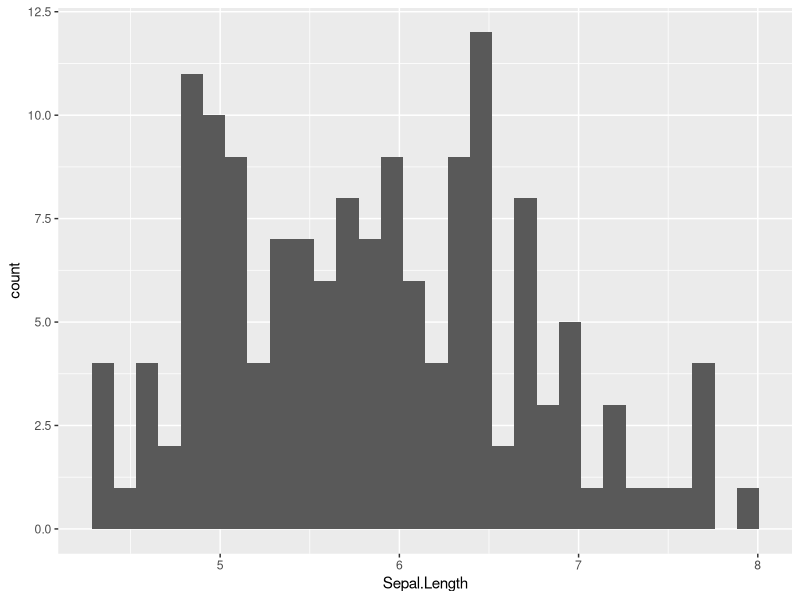
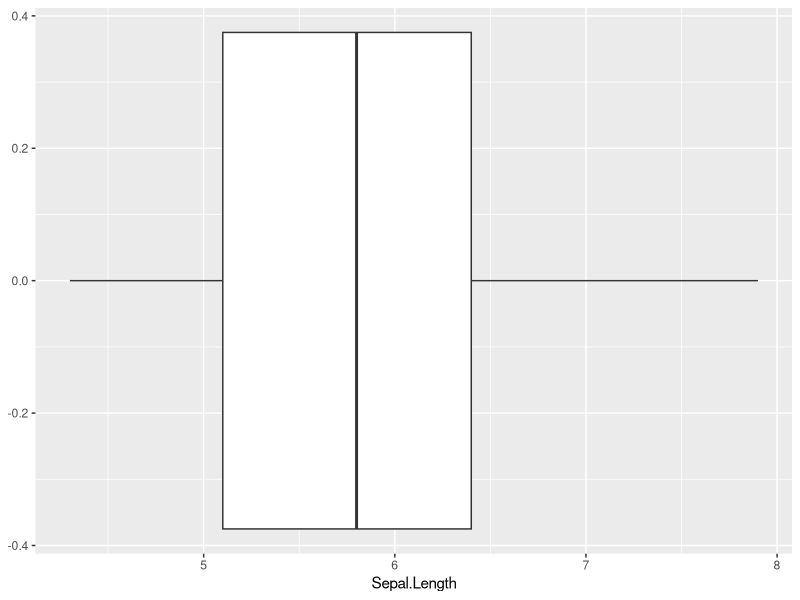
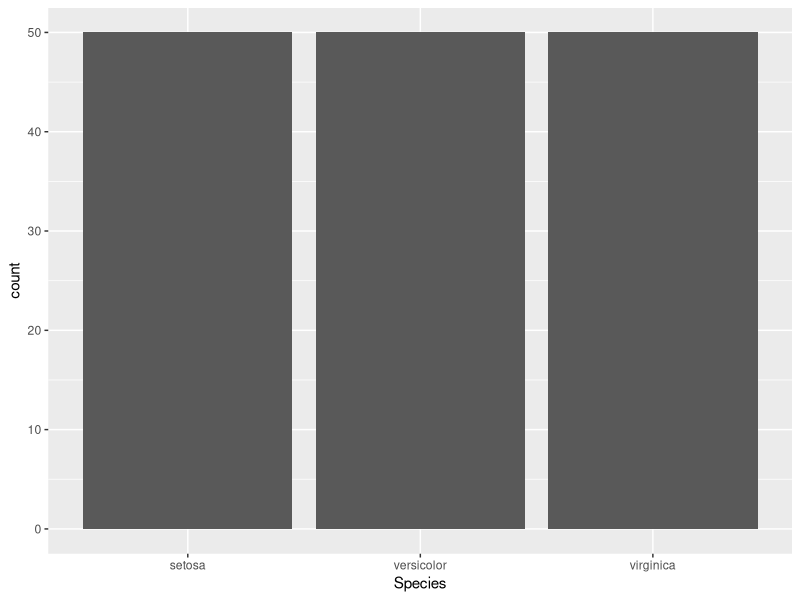
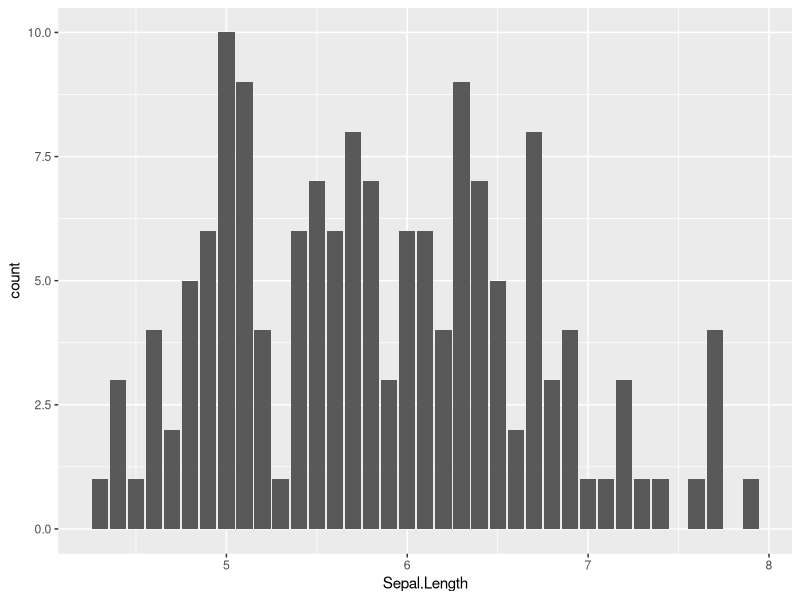
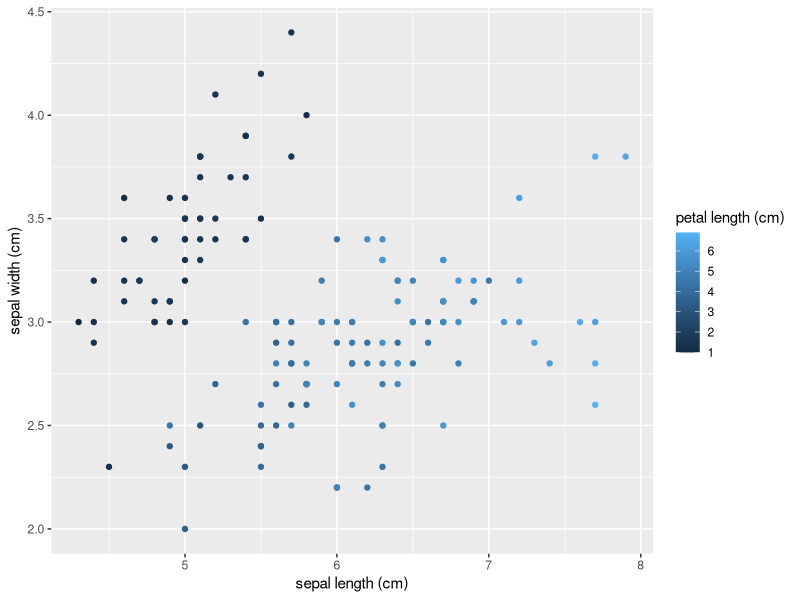
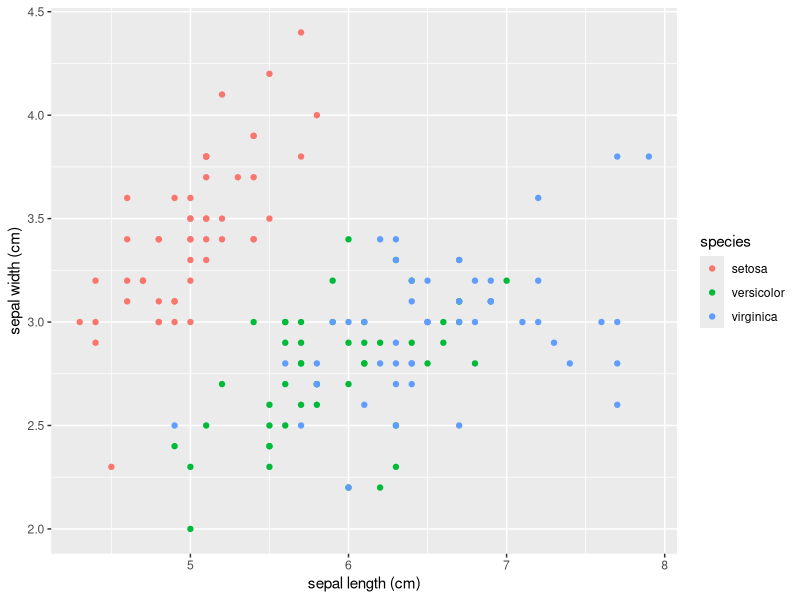
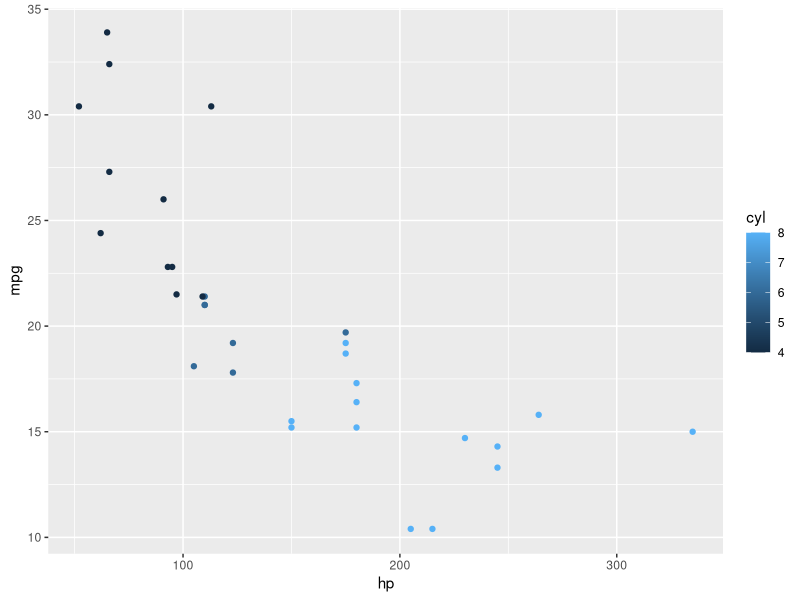
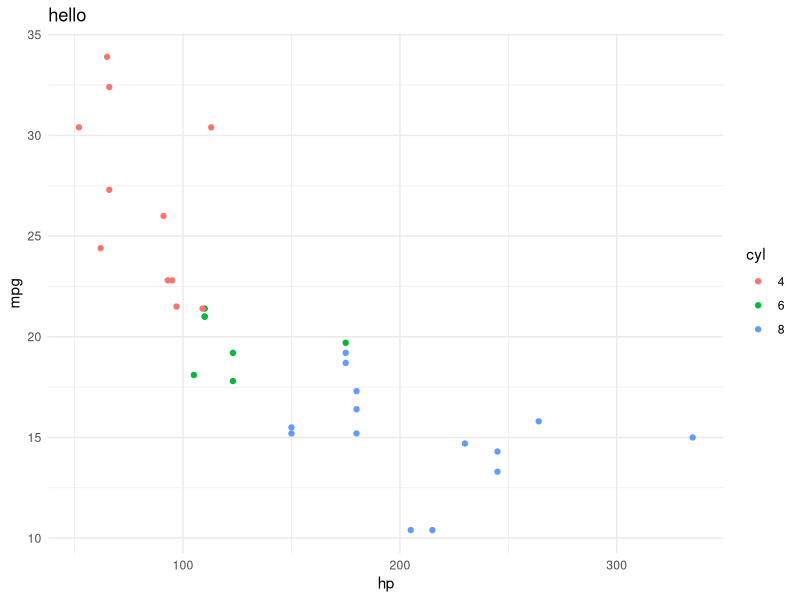

Here is the R script that generated these plots, in order:
library(tidyverse)

# Load iris dataset
df <- iris


ggplot(df, mapping = aes(x = Sepal.Length)) +
  geom_histogram()

ggplot(df, mapping = aes(x = Sepal.Length)) +
  geom_boxplot()

ggplot(df, aes(x=Species)) + geom_bar()

ggplot(df, mapping = aes(x = Sepal.Length)) +
  geom_bar()

# 1st plot: Iris sepal dimensions colored by petal length
ggplot(df, aes(x = Sepal.Length, y = Sepal.Width, color = Petal.Length)) +
  geom_point() +
  labs(
    x = "sepal length (cm)",
    y = "sepal width (cm)",
    color = "petal length (cm)"
  )

ggplot(df, aes(x = Sepal.Length, y = Sepal.Width, color = Species)) +
  geom_point() +
  labs(
    x = "sepal length (cm)",
    y = "sepal width (cm)",
    color = "species"
  )

data(mtcars)
# 2nd plot: hp vs mpg colored by cyl (continuous color scale)
ggplot(mtcars, aes(x = hp, y = mpg, color = cyl)) +
  geom_point()

# 3rd plot: hp vs mpg with cyl as categorical
ggplot(mtcars, aes(x = hp, y = mpg, color = factor(cyl))) +
  geom_point() +
  labs(title = "hello", color = "cyl") +
  theme_minimal()



ggplot(mtcars, aes(x = hp, y = mpg, color = factor(cyl))) +
  geom_point() +
  labs(title = "hello", color = "cyl") +
  theme_minimal() +
  theme(
    panel.grid.major = element_blank(),  # remove major grid lines
    panel.grid.minor = element_blank()   # remove minor grid lines
  )
